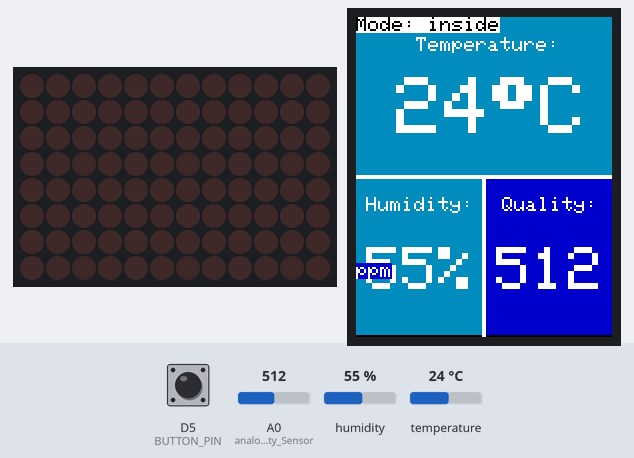
Recording of a sketch running on a simulated Arduino Uno R4 WiFi. On the bench: 12×8 LED matrix, 128×160 colour display. The inputs (shaded band) are chosen by the test bench; at power-on: humidity 55 %, D5 (BUTTON_PIN) HIGH, A0 (analog_Air_Quality_Sensor) = 512, temperature 24 °C. WiFi joins after 1.5 s; servers stay silent unless stated; uploads are accepted with an empty reply; what the sketch prints to the serial monitor is not drawn.

Above: at 13.1 s.
13.2 s: humidity set to 22 %
At 15.8 s:
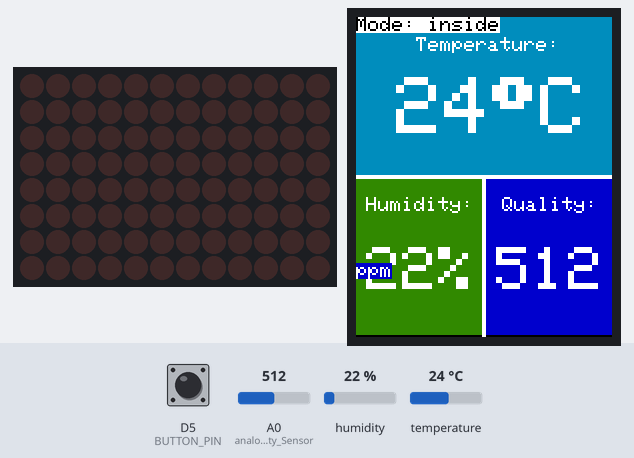
16.4 s: D5 (BUTTON_PIN) pulled LOW for 0.15 s
At 17.5 s:
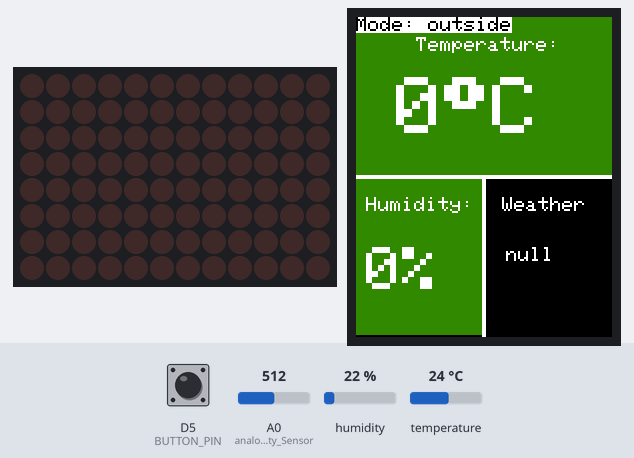
18.0 s: D5 (BUTTON_PIN) pulled LOW for 1 s
At 19.1 s:
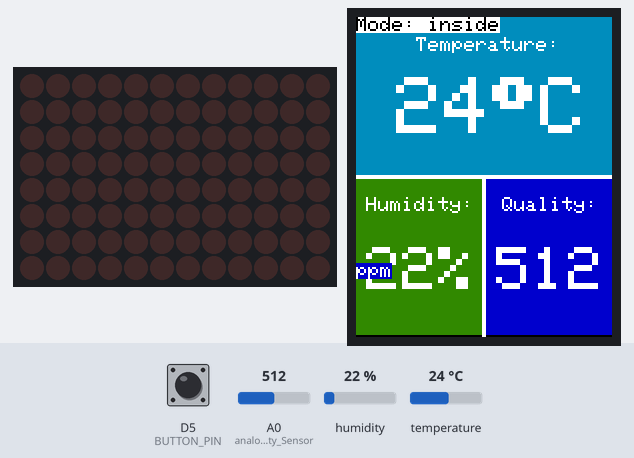
20.5 s: A0 (analog_Air_Quality_Sensor) set to 716
At 21.8 s:
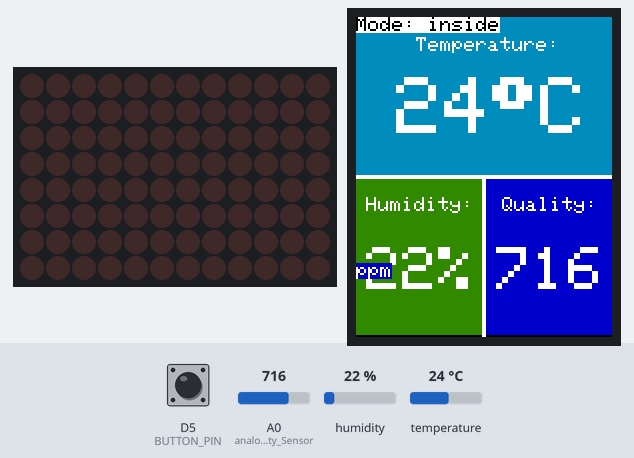
22.5 s: temperature set to 12 °C
At 24.5 s:
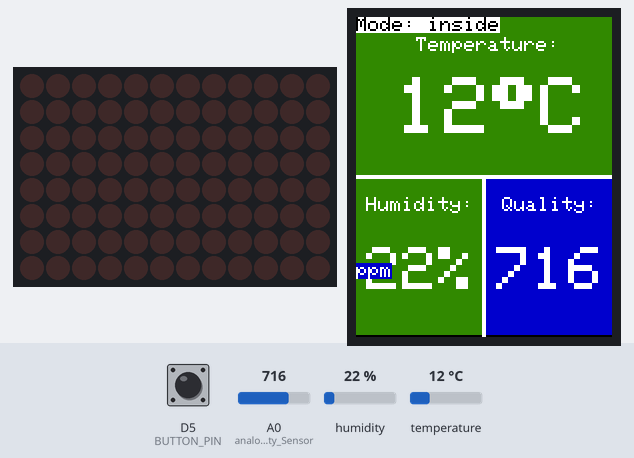
25.5 s: A0 (analog_Air_Quality_Sensor) set to 900
At 26.7 s:
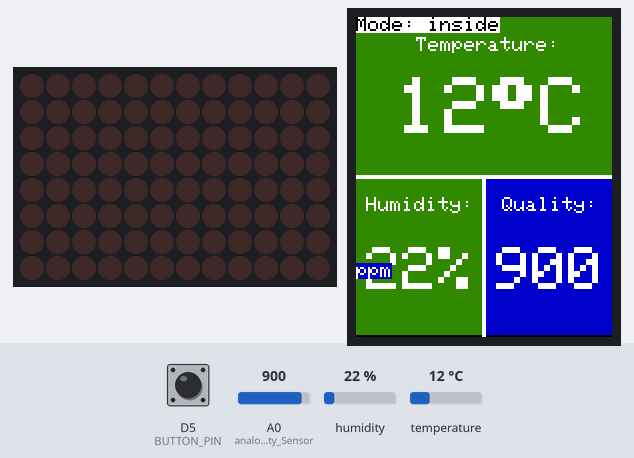
Timing chart, 0 to 28.5 s (numbered marks = the images above; inputs shaded):
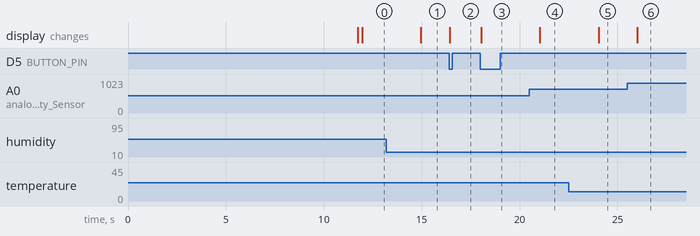

Measured:
- after the input at 13.2 s, the display: changes after 1.7 s (image 1)
- after the input at 16.4 s, the display: changes at once (image 2)
- after the input at 18.0 s, the display: changes at once (image 3)
- after the input at 20.5 s, the display: changes after 0.52 s (image 4)
- after the input at 22.5 s, the display: changes after 1.5 s (image 5)
- after the input at 25.5 s, the display: changes after 0.52 s (image 6)

The sketch:

main.ino
```cpp
// ========================================
// Libraries
// ========================================
#include "DHT.h"
#include "Arduino_LED_Matrix.h"
#include <LiquidCrystal.h>
#include <string>
#include <Wire.h>

#include <Adafruit_GFX.h>     // Core graphics library
#include <Adafruit_ST7735.h>  // Hardware-specific library
#include <SPI.h>

#include <ArduinoJson.h>

#include "WiFiS3.h"
#include "HttpClient.h"
#include "arduino_secrets.h"

// ========================================
// Definitions
// ========================================

// TFT Pins
#define TFT_CS 10
#define TFT_RST 9  // Or set to -1 and connect to Arduino RESET pin
#define TFT_DC 8
Adafruit_ST7735 tft = Adafruit_ST7735(TFT_CS, TFT_DC, TFT_RST);

// TFT Pane colors
uint16_t bigPaneColor = ST77XX_WHITE;
uint16_t smallLeftPaneColor = ST77XX_WHITE;
uint16_t smallRightPaneColor = ST77XX_WHITE;

// DHT Pins
#define DHTPIN 2
#define DHTTYPE DHT22
DHT dht(DHTPIN, DHTTYPE);  // dht sensor initialization

// Color definitions
#define GREEN 0x3440
#define YELLOW 0x0477
#define RED 0x0019

uint16_t color = ST77XX_WHITE;  // standard color - value used to check for changes

// button Pin
#define BUTTON_PIN 5
bool buttonState = 0;  // button state
bool mode = 0;         // current mode -> sensor mode or cloud mode
#define MODE_SENSOR 0
#define MODE_CLOUD 1

// Arduino LED Matrix initialization and frame definitions
byte frame_on[8][12] = {
  { 1, 1, 1, 1, 1, 1, 1, 1, 1, 1, 1, 1 },
  { 1, 1, 1, 1, 1, 1, 1, 1, 1, 1, 1, 1 },
  { 1, 1, 1, 1, 1, 1, 1, 1, 1, 1, 1, 1 },
  { 1, 1, 1, 1, 1, 1, 1, 1, 1, 1, 1, 1 },
  { 1, 1, 1, 1, 1, 1, 1, 1, 1, 1, 1, 1 },
  { 1, 1, 1, 1, 1, 1, 1, 1, 1, 1, 1, 1 },
  { 1, 1, 1, 1, 1, 1, 1, 1, 1, 1, 1, 1 },
  { 1, 1, 1, 1, 1, 1, 1, 1, 1, 1, 1, 1 },
};

byte frame_off[8][12] = {
  { 0, 0, 0, 0, 0, 0, 0, 0, 0, 0, 0, 0 },
  { 0, 0, 0, 0, 0, 0, 0, 0, 0, 0, 0, 0 },
  { 0, 0, 0, 0, 0, 0, 0, 0, 0, 0, 0, 0 },
  { 0, 0, 0, 0, 0, 0, 0, 0, 0, 0, 0, 0 },
  { 0, 0, 0, 0, 0, 0, 0, 0, 0, 0, 0, 0 },
  { 0, 0, 0, 0, 0, 0, 0, 0, 0, 0, 0, 0 },
  { 0, 0, 0, 0, 0, 0, 0, 0, 0, 0, 0, 0 },
  { 0, 0, 0, 0, 0, 0, 0, 0, 0, 0, 0, 0 },
};
ArduinoLEDMatrix matrix;

bool blink = false;  // matrix blinker
bool isOn = false;   // matrix state

// ========================================
// Variables for time messuring
// ========================================
#define DELAY_SENSOR_MESSUREMENT 1000;
unsigned long start_delayMessurement;

#define DELAY_LED_MATRIX 333
unsigned long start_delayLedMatrix = 0;

#define DELAY_SERVER_READING 10000
unsigned long start_delayServerReading = 0;

#define DELAY_TFT_PRINT 1000
unsigned long start_delayTftPrint = 0;

unsigned long currentMillis = 0;

// ========================================
// Variables for WiFi
// ========================================
char ssid[] = SECRET_SSID;                                // SSID for network - using arduino_secrets.h
char pass[] = SECRET_PASS;                                // Password for network - using arduino_secrets.h
int status = WL_IDLE_STATUS;                              // wifi status
char server[] = "www.api.smarthome.temperature.henk.pm";  // backend api server
WiFiClient client;                                        // using wifi client - no ssl client
HttpClient http = HttpClient(client, server, 80);

String server_city = "";
float server_temp = 0.0f;
int server_hum = 0;
String server_weather = "";

// ========================================
// TFT Functions
// ========================================

/*
 * Print the temperature, humidity and air quality to the TFT display
 * @param temperature - the temperature to print
 * @param humidity - the humidity to print
 * @param quality - the air quality to print
*/
void printToTft(float temperature, float humidity, int quality) {
  tftDrawBigPane(temperature, changeColor(static_cast<int>(temperature), 22, 32));
  tftDrawSmallLeftPane(humidity, changeColor(static_cast<int>(humidity), 40, 60));
  tftDrawSmallRightPane(quality, changeColor(quality, 30, 50));
}

/*
 * Print the temperature, humidity and weather to the TFT display
 * Overloaded function, to print the weather instead of the air quality
 * @param temperature - the temperature to print
 * @param humidity - the humidity to print
 * @param weather - the weather to print
*/
void printToTft(float temperature, float humidity, String weather) {
  tftDrawBigPane(temperature, changeColor(static_cast<int>(temperature), 22, 32));
  tftDrawSmallLeftPane(humidity, changeColor(static_cast<int>(humidity), 40, 60));
  tftDrawSmallRightPane(weather, ST7735_BLACK);
}

/*
 * Setup the TFT display with according lines
 */
void tftSetup() {
  tft.drawFastHLine(0, 79, 128, ST77XX_WHITE);
  tft.drawFastHLine(0, 80, 128, ST77XX_WHITE);
  tft.drawFastVLine(63, 80, 80, ST77XX_WHITE);
  tft.drawFastVLine(64, 80, 80, ST77XX_WHITE);
}

/*
 * Draw the big pane on the TFT display
 * @param value - the value to print
 * @param color - the color of the pane
 */
void tftDrawBigPane(float value, uint16_t color) {
  if (bigPaneColor != color) {
    bigPaneColor = color;
    tft.fillRect(0, 0, 128, 79, bigPaneColor);
  }

  tft.setCursor(0, 0);
  tft.setTextColor(ST77XX_BLACK, ST77XX_WHITE);
  tft.print("Mode: ");
  tft.print(getMode(mode));

  tft.setTextColor(ST77XX_WHITE, bigPaneColor);
  tft.setCursor(30, 10);
  tft.setTextSize(1);
  tft.println("Temperature:");
  tft.setTextSize(4);
  tft.setCursor(20, 30);
  tft.print(static_cast<int>(value));
  tft.write(0xF7);
  tft.println("C");
}

/*
 * Draw the small left pane on the TFT display
 * @param value - the value to print
 * @param color - the color of the pane
 */
void tftDrawSmallLeftPane(float value, uint16_t color) {
  if (smallLeftPaneColor != color) {
    smallLeftPaneColor = color;
    tft.fillRect(0, 81, 63, 78, smallLeftPaneColor);
  }

  tft.setTextColor(ST77XX_WHITE, smallLeftPaneColor);
  tft.setCursor(5, 90);
  tft.setTextSize(1);
  tft.println("Humidity:");
  tft.setCursor(5, 115);
  tft.setTextSize(3);
  tft.print(static_cast<int>(value));
  tft.println("%");
}

/*
 * Draw the small right pane on the TFT display
 * @param value - the value to print
 * @param color - the color of the pane
 */
void tftDrawSmallRightPane(int value, uint16_t color) {
  if (smallRightPaneColor != color) {  // check if the color has changed
    smallRightPaneColor = color;
    tft.fillRect(65, 81, 63, 78, color);
  }

  tft.setTextColor(ST77XX_WHITE, color);
  tft.setCursor(73, 90);
  tft.setTextSize(1);
  tft.println("Quality:");
  tft.setCursor(70, 115);
  tft.setTextSize(3);
  tft.print(value);
  tft.setTextSize(1);
  tft.println("ppm");
}

/*
 * Draw the small right pane on the TFT display
 * @param value - the value to print
 * @param color - the color of the pane
 */
void tftDrawSmallRightPane(String value, uint16_t color) {
  if (smallRightPaneColor != color) {  // check if the color has changed
    smallRightPaneColor = color;
    tft.fillRect(65, 81, 63, 78, smallRightPaneColor);
  }

  tft.setTextColor(ST77XX_WHITE, smallRightPaneColor);
  tft.setCursor(73, 90);
  tft.setTextSize(1);
  tft.println("Weather");
  tft.setCursor(75, 115);
  tft.setTextSize(1);
  tft.print(value);
}

/*
 * Draw the status screen on the TFT display
 */
void tftStatusScreen() {
  tft.setCursor(0, 0);
  tft.fillScreen(ST77XX_BLACK);
  tft.setTextSize(3);
  tft.println("Startup");
  tft.println();
  tft.setTextSize(1);
  tft.println("connection status:");
  tft.setTextSize(2);
  switch(status){
    case WL_IDLE_STATUS:
      tft.setTextColor(ST77XX_WHITE);
      tft.println("IDLE");
      break;
    case WL_CONNECTED:
      tft.setTextColor(ST77XX_GREEN);
      tft.println("CONNECTED");
      break;
    case WL_CONNECT_FAILED:
      tft.setTextColor(ST77XX_RED);
      tft.println("FAILED");
      break;
    case WL_CONNECTION_LOST:
      tft.setTextColor(ST77XX_RED);
      tft.println("LOST");
      break;
  }

  tft.setTextColor(ST77XX_WHITE);
  tft.setTextSize(1);
  tft.println();
  tft.println("SSID: ");
  tft.setTextSize(2);
  tft.print(ssid);

  tft.setTextSize(1);
}

/*
 * Change the color of the pane depending on the value
 * @param value - the value to check
 * @param middleBarrier - the middle barrier for the color change
 * @param highBarrier - the high barrier for the color change
 */
uint16_t changeColor(int value, int middleBarrier, int highBarrier) {
  if (middleBarrier <= value && highBarrier >= value) {
    return YELLOW;
  } else if (highBarrier <= value) {
    return RED;
  }

  return GREEN;
}

// ========================================
// Matrix Functions
// ========================================

/*
 * Toggle the matrix on and off
 */
void toggleMatrix() {
  if (!isOn) {
    matrix.renderBitmap(frame_on, 8, 12);
    isOn = true;
  } else {
    matrix.renderBitmap(frame_off, 8, 12);
    isOn = false;
  }
}

/*
 * Blink the matrix
 */
void matrixBlinker() {
  if (blink) {
    if (isDelayOver(start_delayLedMatrix, 333)) {
      toggleMatrix();
    }
  }
  if (!blink && isOn) {
    toggleMatrix();
  }
}

// ========================================
// Messurement Functions
// ========================================
void massureAndPrint() {
  if (!isDelayOver(start_delayMessurement, 1000)) {  // check if the delay is over to messure
    return;
  }

  float humidity = dht.readHumidity();
  float temperature = dht.readTemperature();
  int quality = analogRead(A0);
  tftSetup();
  printToTft(temperature, humidity, quality);
  if (quality >= 50) {
    blink = true;
  } else {
    blink = false;
  }
}

// ========================================
// WiFi Functions
// ========================================

/*
 * Read the response from the server and print to serial
 */
void readAndPrintFromServer() {
  if (!isDelayOver(start_delayTftPrint, 1000)) {  // check if the delay is over to messure
    return;
  }

  if (isDelayOver(start_delayServerReading, 120000)) {  // check if the delay is over to messure
    setServerReading();
    Serial.println("reading");
  }

  printToTft(server_temp, server_hum, server_weather);
}

/*
 * Print the wifi status to serial
 */
void printWifiStatus() {
  // print the SSID of the network you're attached to:
  Serial.print("SSID: ");
  Serial.println(WiFi.SSID());

  // print your board's IP address:
  IPAddress ip = WiFi.localIP();
  Serial.print("IP Address: ");
  Serial.println(ip);

  // print the received signal strength:
  long rssi = WiFi.RSSI();
  Serial.print("signal strength (RSSI):");
  Serial.print(rssi);
  Serial.println(" dBm");
}

// ========================================
// Util functions
// ========================================

/*
 * Get the mode as a string
 * @param mode - the mode to check
 */
String getMode(bool mode) {
  if (mode == MODE_SENSOR) {
    return "inside";
  }

  return "outside";
}

/*
 * Deserialize the json response from the server
 * @param response - the response to deserialize
 */
JsonDocument deserializeJsonResponse(String response) {
  JsonDocument doc;
  deserializeJson(doc, response);
  return doc;
}

/*
 * Set the server reading to the global variables
 */
void setServerReading() {
  if(http.get("/get-weather?lat=52.20&lon=8.04") != 0) {
    Serial.println("Error while reading from server");
    setup();
  }
  JsonDocument doc = deserializeJsonResponse(http.responseBody());
  server_city = static_cast<String>(doc["city"]);
  server_temp = doc["temperature"];
  server_hum = doc["humidity"];
  server_weather = static_cast<String>(doc["weather"]);
}

/*
 * Check if the delay is over
  * @param startOfPeriod - the start of the period
  * @param TimePeriod - the time period
*/
boolean isDelayOver(unsigned long &startOfPeriod, unsigned long TimePeriod)
{
  unsigned long currentMillis = millis();
  if (currentMillis - startOfPeriod >= TimePeriod)
  {
    // more time than TimePeriod has elapsed since last time if-condition was true
    startOfPeriod = currentMillis; // a new period starts right here so set new starttime
    return true;
  }
  else
    return false; // actual TimePeriod is NOT yet over
}

/*
 * Reset the colors of all panes
 */
void resetColors()
{
  // reset colors
  color = ST77XX_BLUE;
  bigPaneColor = ST77XX_WHITE;
  smallLeftPaneColor = ST77XX_WHITE;
  smallRightPaneColor = ST77XX_WHITE;
}

// ========================================
// Setup and Loop
// ========================================
void setup()
{
  status = WL_IDLE_STATUS;
  resetColors();

  Serial.begin(9600); // Serielle Verbindung starten
  matrix.begin();

  tft.initR(INITR_GREENTAB);
  tft.fillScreen(ST77XX_BLACK);

  tftSetup();
  dht.begin(); // DHT11 Sensor starten

  pinMode(A0, INPUT); // analog Air Quality Sensor

  tftStatusScreen();

  // check for the WiFi module:
  if (WiFi.status() == WL_NO_MODULE) {
    Serial.println("Communication with WiFi module failed!");
    // don't continue
    while (true)
      ;
  }

  String fv = WiFi.firmwareVersion();
  if (fv < WIFI_FIRMWARE_LATEST_VERSION) {
    Serial.println("Please upgrade the firmware");
  }

  // attempt to connect to WiFi network:
  while (status != WL_CONNECTED) {
    Serial.print("Attempting to connect to SSID: ");
    Serial.println(ssid);
    // Connect to WPA/WPA2 network. Change this line if using open or WEP network:
    status = WiFi.begin(ssid, pass);
    // wait 10 seconds for connection:
    delay(10000);
  }

  printWifiStatus();

  tftStatusScreen();

  pinMode(BUTTON_PIN, INPUT_PULLUP);
  setServerReading();
}

void loop() {
  status = WiFi.status();
  // read button input -> Switch mode when pressed
  if (!digitalRead(BUTTON_PIN)) {
    if (!buttonState) {
      buttonState = true;
      mode = !mode;

      resetColors();
    }
  }
  else {
    buttonState = false;
  }

  if (!mode) {
    massureAndPrint();
  }
  else {
    readAndPrintFromServer();
  }
}
```

arduino_secrets.h
```cpp
#define SECRET_SSID "testwifi"
#define SECRET_PASS "testwifi"
```
